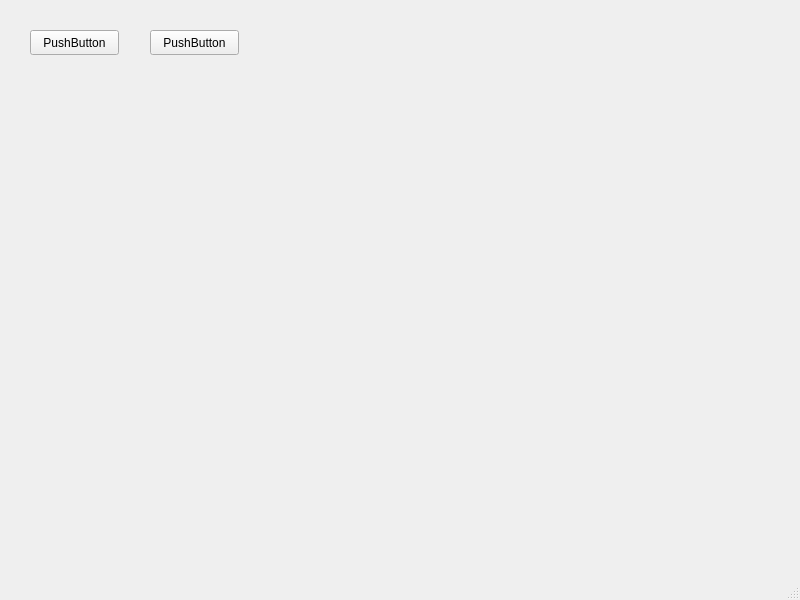
<?xml version="1.0" encoding="UTF-8"?>
<ui version="4.0">
 <class>MainWindow</class>
 <widget class="QMainWindow" name="MainWindow">
  <property name="geometry">
   <rect>
    <x>0</x>
    <y>0</y>
    <width>800</width>
    <height>600</height>
   </rect>
  </property>
  <property name="windowTitle">
   <string>MainWindow</string>
  </property>
  <widget class="QWidget" name="centralwidget">
   <widget class="QPushButton" name="pushButton">
    <property name="geometry">
     <rect>
      <x>30</x>
      <y>30</y>
      <width>89</width>
      <height>25</height>
     </rect>
    </property>
    <property name="text">
     <string>PushButton</string>
    </property>
   </widget>
   <widget class="QPushButton" name="pushButton_2">
    <property name="geometry">
     <rect>
      <x>150</x>
      <y>30</y>
      <width>89</width>
      <height>25</height>
     </rect>
    </property>
    <property name="text">
     <string>PushButton</string>
    </property>
   </widget>
  </widget>
  <widget class="QMenuBar" name="menubar">
   <property name="geometry">
    <rect>
     <x>0</x>
     <y>0</y>
     <width>800</width>
     <height>22</height>
    </rect>
   </property>
  </widget>
  <widget class="QStatusBar" name="statusbar"/>
 </widget>
 <resources/>
 <connections/>
</ui>
